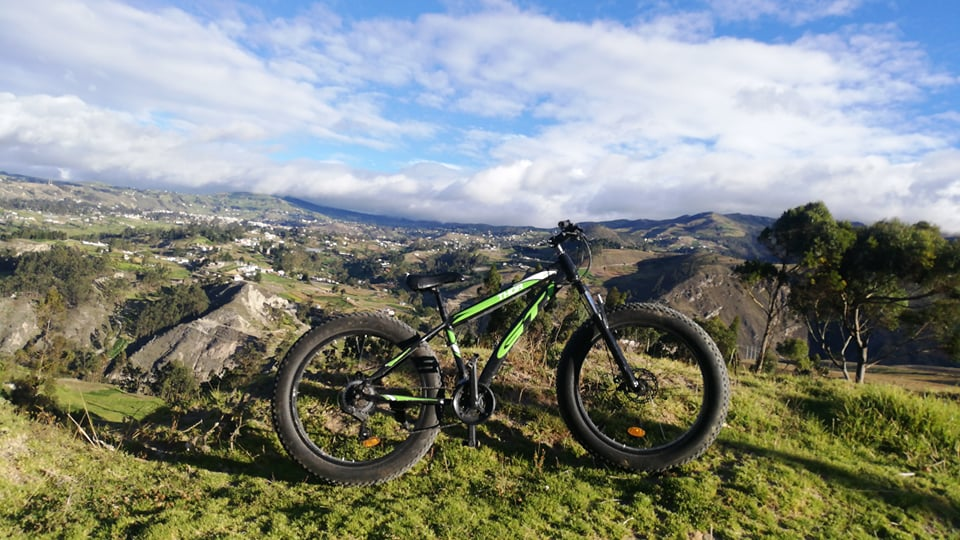
//> input picture Ejemplo-8-Ecualización-Histograma-Visión-Artificial/imagenes/Imagen-Oscura-2.png, 960 x 540 px
$ ./Principal   (built with g++ and OpenCV 4)
//> lines starting //> are read from the running program, lines starting //| are printed output that depends on the picture

#include <cstdlib>
#include <iostream>
#include <vector>
#include <sstream>
#include <cmath>

// Librerías de OpenCV
#include <opencv2/core/core.hpp> // Librería que contiene las definiciones base (matrices para representar imágenes, operaciones con matríces, etc.)
#include <opencv2/highgui.hpp> // Librería que permite crear ventanas y manejar eventos de ratón, teclado, etc.
#include <opencv2/imgcodecs.hpp> // Librería contiene los códecs para poder leer diferentes formatos de imágenes
#include <opencv2/imgproc.hpp> // Funciones para realizar procesamiento de imágenes digitales
#include <opencv2/video.hpp> // Funciones para lectura de vídeo
#include <opencv2/videoio.hpp> // Funciones para procesamiento de vídeo


using namespace std;
using namespace cv; // Espacio de nombres de funciones de OpenCV


Mat generarHistograma(Mat img){
    // Ejemplo de Cálculo del Histograma de la Imagen
    int histograma[256];
    for(int i=0;i<256;i++){
        histograma[i] = 0;
    }

    int pixelGris = 0;

    for(int i=0;i<img.rows;i++){
        for(int j=0;j<img.cols;j++){
            pixelGris = img.at<uchar>(i,j);
            histograma[pixelGris]++;
        }
    }

    int maximo = 0;
    for(int i=0;i<256;i++){
        if(maximo<histograma[i])
            maximo = histograma[i];
    }

    // Representación gráfica del histograma
    int ancho = 768;
    int alto = 640;
    Mat lienzo = Mat(Size(ancho, alto), CV_8UC3, Scalar(1,200,200));
    double escalaY = ((double)alto)/((double)maximo);
    double escalaX = ((double)ancho)/((double)256);

    for(int i=0;i<256;i++){
        line(lienzo, Point(i*escalaX,lienzo.rows),Point(i*escalaX,lienzo.rows-escalaY*histograma[i]), Scalar(100,1,1),1);
    }

    return lienzo;

}


int main(int argc, char *argv[]){

    // Matriz de m filas y n columnas que representa una imagen ya sea a color o en escala de grises
    Mat imagenOscura2 = imread("imagenes/Imagen-Oscura-2.png", IMREAD_GRAYSCALE);
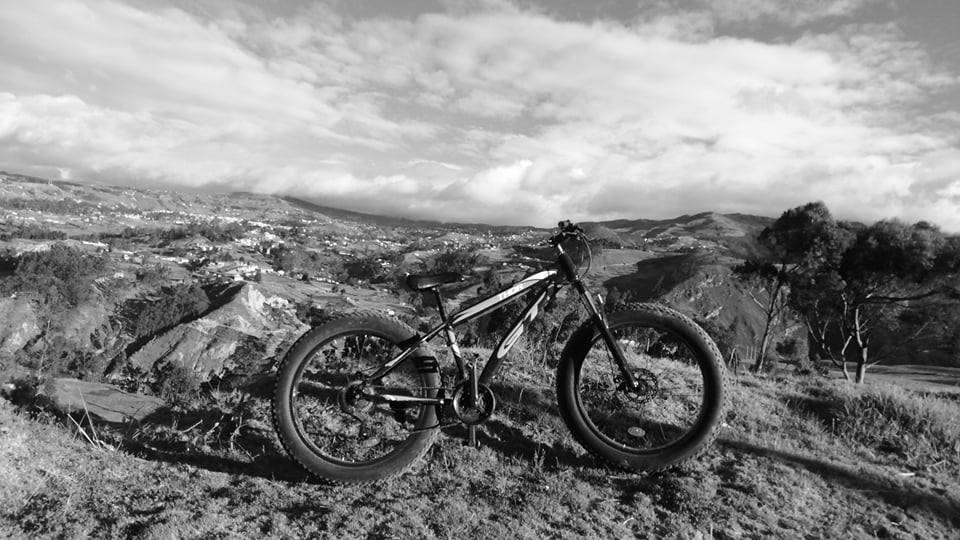
//> imagenOscura2: 540 rows x 960 cols, CV_8UC1; min 0, max 255, mean 134.2

    Mat imagenEcualizada2;
    Mat imagenEcualizadaCLAHE2;

    Ptr<CLAHE> clahe = createCLAHE();
    clahe->setClipLimit(4);
    clahe->apply(imagenOscura2, imagenEcualizadaCLAHE2);
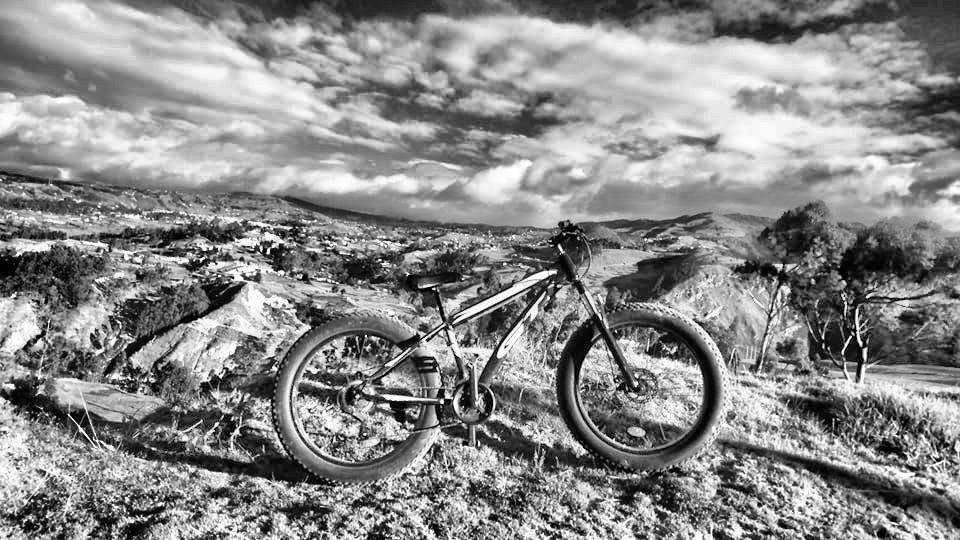
//> imagenEcualizadaCLAHE2: 540 rows x 960 cols, CV_8UC1; min 0, max 255, mean 138.1

    // Ecualización de histograma de la imagen
    equalizeHist(imagenOscura2, imagenEcualizada2);


    Mat histoOriginal = generarHistograma(imagenOscura2);
//> the loop in generarHistograma, `for(int i=0;i<img.rows;i++)` made 540 passes
//> pixelGris on passes 1 to 3: 133, 133, 133
//> after the loop in generarHistograma, `for(int i=0;i<img.rows;i++)`: pixelGris = 57; histograma = 256 values, max 4121 at index 220, min 51 at index 254, mean 2025
//> the loop in generarHistograma, `for(int i=0;i<256;i++)` made 256 passes
//> maximo on passes 1, 6, 7, 8, 9, 10, 11, 12, 13, 14, 15, 16: 247, 313, 409, 710, 879, 1060, 1096, 1118, 1220, 1356, 1508, 1671
//> after the loop in generarHistograma, `for(int i=0;i<256;i++)`: maximo = 4121
//> in generarHistograma, `double escalaY = ((double)alto)/((double)maximo);`: escalaY = 0.155
//> after the loop in generarHistograma, `for(int i=0;i<256;i++)`:
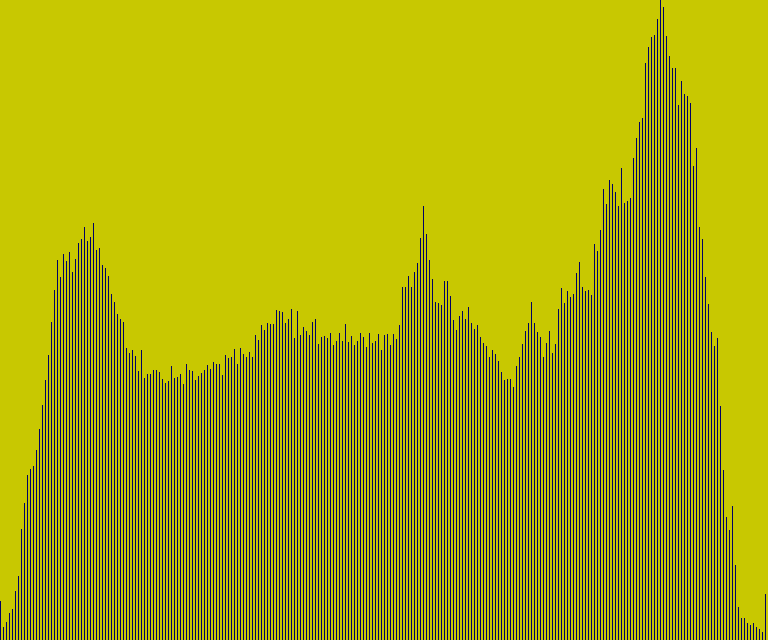
//> lienzo: 640 rows x 768 cols, CV_8UC3; mean B, G, R 17.2, 167.4, 167.4
    Mat histoEcualizada = generarHistograma(imagenEcualizada2);
//> the loop in generarHistograma (call 2), `for(int i=0;i<img.rows;i++)` made 540 passes
//> pixelGris on passes 1 to 3: 121, 121, 121
//> after the loop in generarHistograma (call 2), `for(int i=0;i<img.rows;i++)`: pixelGris = 50; histograma = 256 values, max 4121 at index 223, min 0 at index 13, mean 2025
//> the loop in generarHistograma (call 2), `for(int i=0;i<256;i++)` made 256 passes
//> maximo on passes 1, 2, 3, 5, 22, 26, 43, 73, 114, 218, 220, 222: 1121, 1998, 2156, 2576, 2656, 2679, 3548, 3672, 3832, 3879, 3895, 3993
//> after the loop in generarHistograma (call 2), `for(int i=0;i<256;i++)`: maximo = 4121
//> after the loop in generarHistograma (call 2), `for(int i=0;i<256;i++)`:
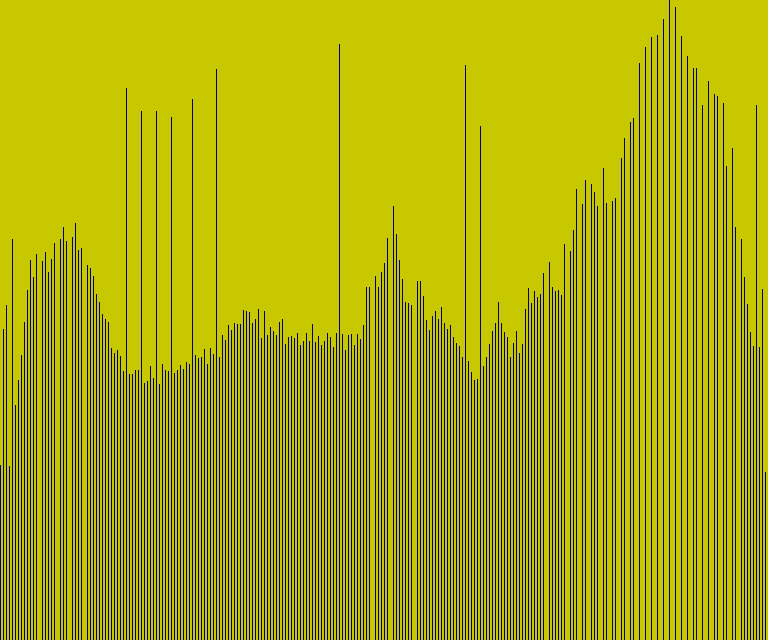
//> lienzo: 640 rows x 768 cols, CV_8UC3; mean B, G, R 17.2, 167.4, 167.4
    Mat histoCLAHE2 = generarHistograma(imagenEcualizadaCLAHE2);
//> the loop in generarHistograma (call 3), `for(int i=0;i<img.rows;i++)` made 540 passes
//> pixelGris on passes 1 to 3: 46, 46, 46
//> after the loop in generarHistograma (call 3), `for(int i=0;i<img.rows;i++)`: pixelGris = 96; histograma = 256 values, max 3001 at index 197, min 273 at index 0, mean 2025
//> the loop in generarHistograma (call 3), `for(int i=0;i<256;i++)` made 256 passes
//> maximo on passes 1, 2, 4, 5, 9, 10, 13, 17, 20, 21, 23, 27: 273, 828, 862, 975, 1106, 1171, 1230, 1261, 1300, 1331, 1398, 1429
//> after the loop in generarHistograma (call 3), `for(int i=0;i<256;i++)`: maximo = 3001
//> in generarHistograma (call 3), `double escalaY = ((double)alto)/((double)maximo);`: escalaY = 0.213
//> after the loop in generarHistograma (call 3), `for(int i=0;i<256;i++)`:
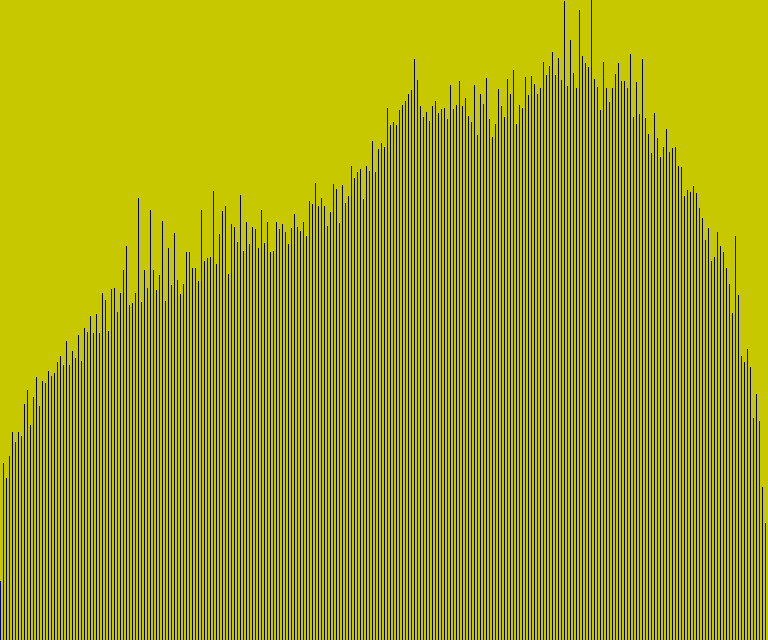
//> lienzo: 640 rows x 768 cols, CV_8UC3; mean B, G, R 23.3, 155.2, 155.2


    // Creamos una ventana donde se mostrará la imagen que se ha leído desde el disco
    namedWindow("Imagen Oscura 2", WINDOW_AUTOSIZE);
    namedWindow("Imagen Ecualizada 2", WINDOW_AUTOSIZE);
    namedWindow("Imagen Ecualizada CLAHE 2", WINDOW_AUTOSIZE);
    namedWindow("Histograma Original", WINDOW_AUTOSIZE);
    namedWindow("Histograma Ecualizado", WINDOW_AUTOSIZE);
    namedWindow("Histograma CLAHE", WINDOW_AUTOSIZE);

    imshow("Imagen Oscura 2", imagenOscura2);
    imshow("Imagen Ecualizada 2", imagenEcualizada2);
    imshow("Imagen Ecualizada CLAHE 2", imagenEcualizadaCLAHE2);
    imshow("Histograma Original", histoOriginal);
    imshow("Histograma Ecualizado", histoEcualizada);
    imshow("Histograma CLAHE", histoCLAHE2);

    // Pedimos al programa que espere hasta que el usuario presione cualquier tecla
    waitKey(0);

    // Liberamos recursos de memoria
    destroyAllWindows();

    return 0;
}

$ run again, with Ejemplo-8-Ecualización-Histograma-Visión-Artificial/imagenes/Imagen-Oscura-1.png copied over Ejemplo-8-Ecualización-Histograma-Visión-Artificial/imagenes/Imagen-Oscura-2.png
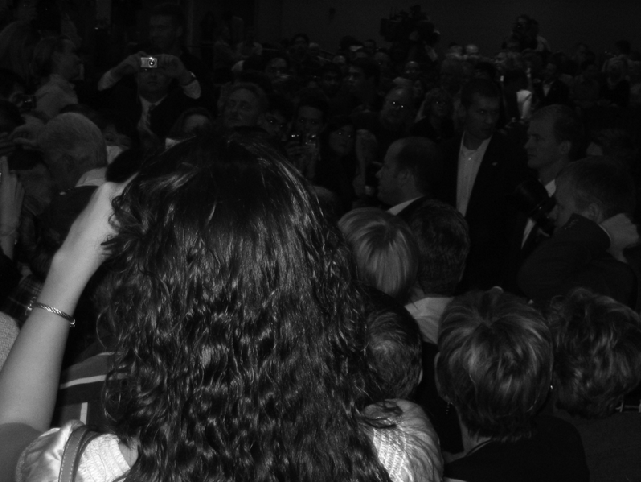
//> input picture Ejemplo-8-Ecualización-Histograma-Visión-Artificial/imagenes/Imagen-Oscura-1.png, 642 x 482 px
//> imagenOscura2 is the input picture: 482 rows x 642 cols, CV_8UC1; min 0, max 255, mean 30.3
//> after the loop in generarHistograma, `for(int i=0;i<img.rows;i++)`: pixelGris = 255; histograma = 256 values, max 12258 at index 5, min 8 at index 253, mean 1208.8
//> the loop in generarHistograma, `for(int i=0;i<256;i++)` made 256 passes
//> maximo on passes 1 to 6: 10, 189, 1172, 4051, 8901, 12258
//> after the loop in generarHistograma, `for(int i=0;i<256;i++)`: maximo = 12258
//> escalaY = 0.0522
//> after the loop in generarHistograma (call 2), `for(int i=0;i<img.rows;i++)`: pixelGris = 255; histograma = 256 values, max 12258 at index 22, min 0 at index 2, mean 1208.8
//> the loop in generarHistograma (call 2), `for(int i=0;i<256;i++)` made 256 passes
//> after the loop in generarHistograma (call 2), `for(int i=0;i<256;i++)`: maximo = 12258
//> after the loop in generarHistograma (call 2), `for(int i=0;i<256;i++)`:
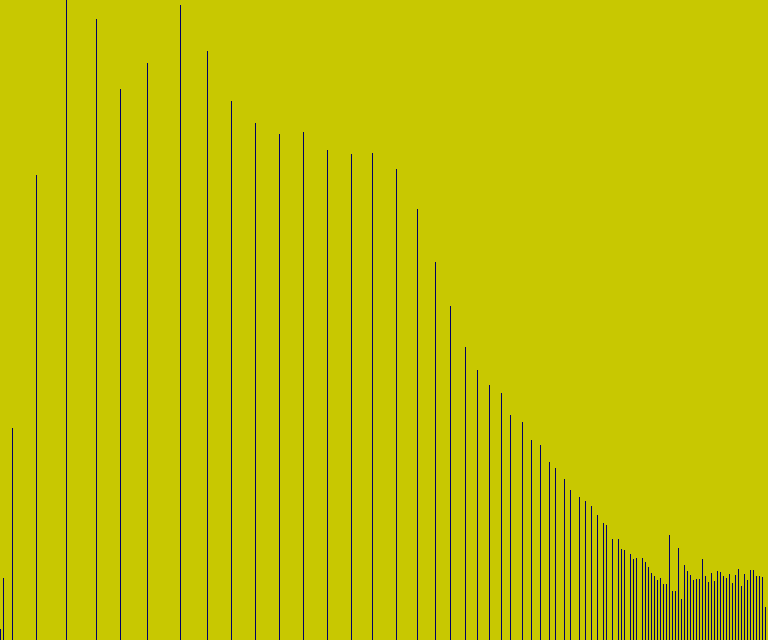
//> lienzo: 640 rows x 768 cols, CV_8UC3; mean B, G, R 4.3, 193.4, 193.4
//> after the loop in generarHistograma (call 3), `for(int i=0;i<img.rows;i++)`: pixelGris = 255; histograma = 256 values, max 5084 at index 18, min 2 at index 0, mean 1208.8
//> the loop in generarHistograma (call 3), `for(int i=0;i<256;i++)` made 256 passes
//> maximo on passes 1, 2, 3, 4, 5, 6, 7, 9: 2, 102, 229, 425, 545, 655, 1001, 1615
//> after the loop in generarHistograma (call 3), `for(int i=0;i<256;i++)`: maximo = 5084
//> escalaY = 0.126
//> after the loop in generarHistograma (call 3), `for(int i=0;i<256;i++)`:
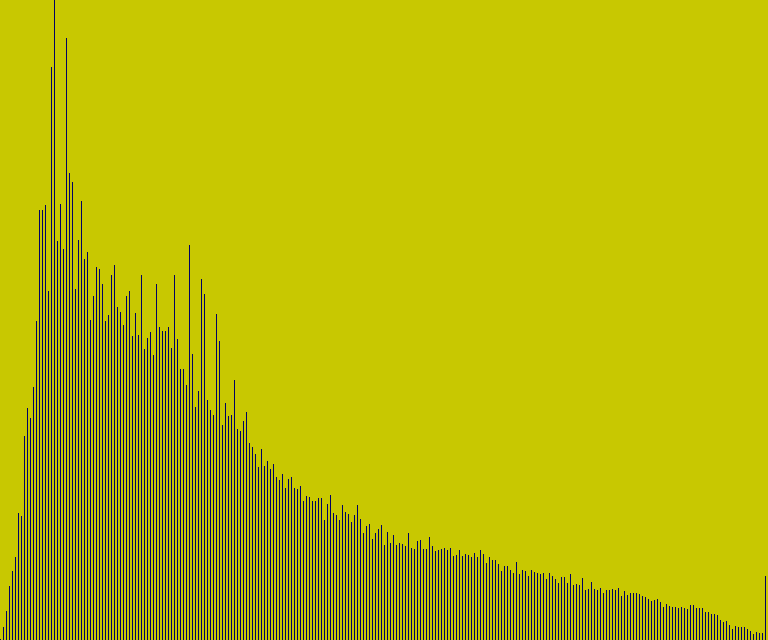
//> lienzo: 640 rows x 768 cols, CV_8UC3; mean B, G, R 8.9, 184.2, 184.2

$ run again, with Ejemplo-8-Ecualización-Histograma-Visión-Artificial/imagenes/Imagen-Oscura-3.png copied over Ejemplo-8-Ecualización-Histograma-Visión-Artificial/imagenes/Imagen-Oscura-2.png
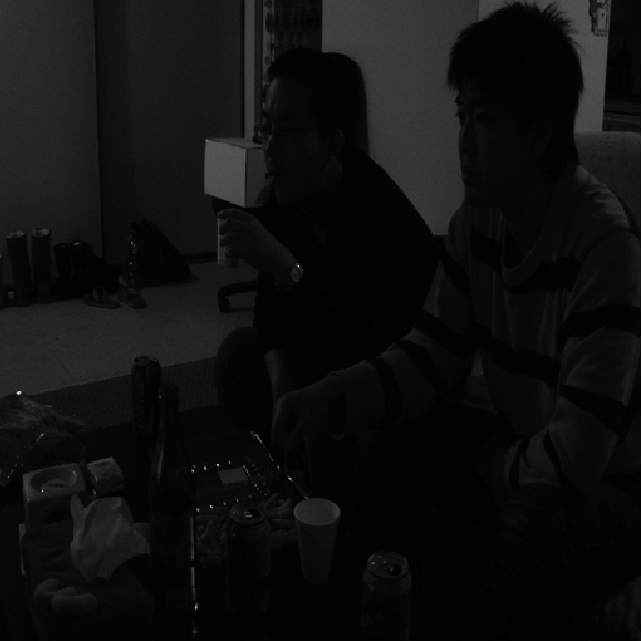
//> input picture Ejemplo-8-Ecualización-Histograma-Visión-Artificial/imagenes/Imagen-Oscura-3.png, 642 x 641 px
//> imagenOscura2 is the input picture: 641 rows x 642 cols, CV_8UC1; min 0, max 255, mean 15.4
//> after the loop in generarHistograma, `for(int i=0;i<img.rows;i++)`: pixelGris = 255; histograma = 256 values, max 48467 at index 2, min 0 at index 88, mean 1607.5
//> the loop in generarHistograma, `for(int i=0;i<256;i++)` made 256 passes
//> maximo on passes 1 to 3: 1329, 22292, 48467
//> after the loop in generarHistograma, `for(int i=0;i<256;i++)`: maximo = 48467
//> escalaY = 0.0132
//> after the loop in generarHistograma (call 2), `for(int i=0;i<img.rows;i++)`: pixelGris = 255; histograma = 256 values, max 48467 at index 44, min 0 at index 1, mean 1607.5
//> the loop in generarHistograma (call 2), `for(int i=0;i<256;i++)` made 256 passes
//> after the loop in generarHistograma (call 2), `for(int i=0;i<256;i++)`: maximo = 48467
//> after the loop in generarHistograma (call 2), `for(int i=0;i<256;i++)`:
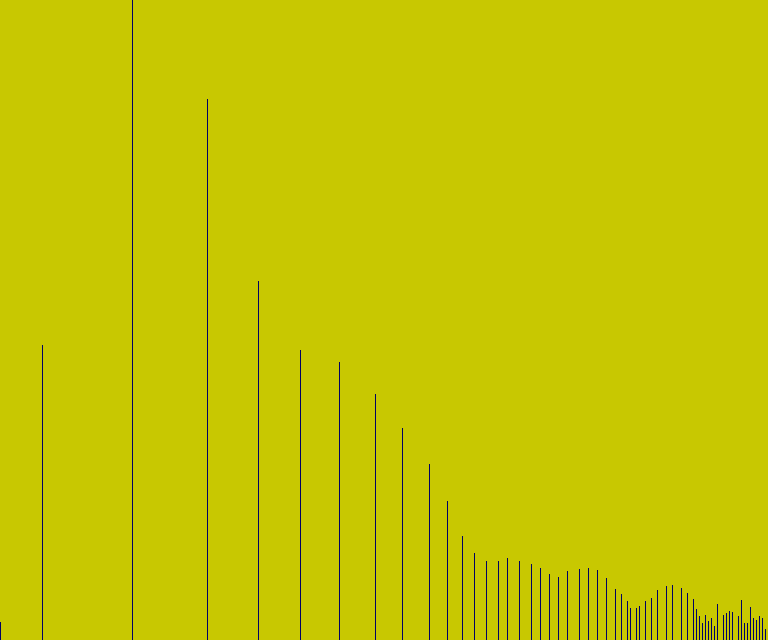
//> lienzo: 640 rows x 768 cols, CV_8UC3; mean B, G, R 2.1, 197.8, 197.8
//> after the loop in generarHistograma (call 3), `for(int i=0;i<img.rows;i++)`: pixelGris = 255; histograma = 256 values, max 14361 at index 13, min 0 at index 0, mean 1607.5
//> the loop in generarHistograma (call 3), `for(int i=0;i<256;i++)` made 256 passes
//> maximo on passes 2 to 9: 87, 321, 465, 1340, 1963, 3364, 5076, 9062
//> after the loop in generarHistograma (call 3), `for(int i=0;i<256;i++)`: maximo = 14361
//> escalaY = 0.0446
//> after the loop in generarHistograma (call 3), `for(int i=0;i<256;i++)`:
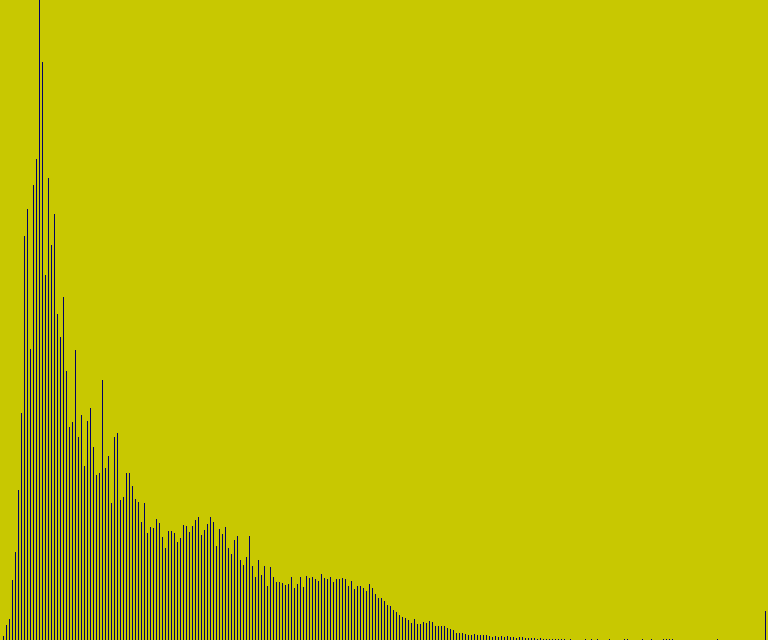
//> lienzo: 640 rows x 768 cols, CV_8UC3; mean B, G, R 4.7, 192.5, 192.5
